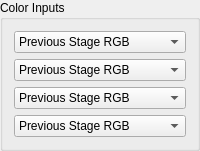
                 <widget class="QGroupBox" name="TevColorGroupBox">
                  <property name="sizePolicy">
                   <sizepolicy hsizetype="Preferred" vsizetype="Preferred">
                    <horstretch>0</horstretch>
                    <verstretch>0</verstretch>
                   </sizepolicy>
                  </property>
                  <property name="font">
                   <font>
                    <weight>50</weight>
                    <bold>false</bold>
                   </font>
                  </property>
                  <property name="title">
                   <string>Color Inputs</string>
                  </property>
                  <layout class="QVBoxLayout" name="verticalLayout_3">
                   <item>
                    <widget class="QComboBox" name="TevColor1ComboBox">
                     <property name="sizePolicy">
                      <sizepolicy hsizetype="Expanding" vsizetype="Fixed">
                       <horstretch>0</horstretch>
                       <verstretch>0</verstretch>
                      </sizepolicy>
                     </property>
                     <item>
                      <property name="text">
                       <string>Previous Stage RGB</string>
                      </property>
                     </item>
                     <item>
                      <property name="text">
                       <string>Previous Stage AAA</string>
                      </property>
                     </item>
                     <item>
                      <property name="text">
                       <string>Color 0 RGB</string>
                      </property>
                     </item>
                     <item>
                      <property name="text">
                       <string>Color 0 AAA</string>
                      </property>
                     </item>
                     <item>
                      <property name="text">
                       <string>Color 1 RGB</string>
                      </property>
                     </item>
                     <item>
                      <property name="text">
                       <string>Color 1 AAA</string>
                      </property>
                     </item>
                     <item>
                      <property name="text">
                       <string>Color 2 RGB</string>
                      </property>
                     </item>
                     <item>
                      <property name="text">
                       <string>Color 2 AAA</string>
                      </property>
                     </item>
                     <item>
                      <property name="text">
                       <string>Texture RGB</string>
                      </property>
                     </item>
                     <item>
                      <property name="text">
                       <string>Texture AAA</string>
                      </property>
                     </item>
                     <item>
                      <property name="text">
                       <string>Rasterized RGB</string>
                      </property>
                     </item>
                     <item>
                      <property name="text">
                       <string>Rasterized AAA</string>
                      </property>
                     </item>
                     <item>
                      <property name="text">
                       <string>One</string>
                      </property>
                     </item>
                     <item>
                      <property name="text">
                       <string>Half</string>
                      </property>
                     </item>
                     <item>
                      <property name="text">
                       <string>Konst RGB</string>
                      </property>
                     </item>
                     <item>
                      <property name="text">
                       <string>Zero</string>
                      </property>
                     </item>
                    </widget>
                   </item>
                   <item>
                    <widget class="QComboBox" name="TevColor2ComboBox">
                     <property name="sizePolicy">
                      <sizepolicy hsizetype="Expanding" vsizetype="Fixed">
                       <horstretch>0</horstretch>
                       <verstretch>0</verstretch>
                      </sizepolicy>
                     </property>
                     <item>
                      <property name="text">
                       <string>Previous Stage RGB</string>
                      </property>
                     </item>
                     <item>
                      <property name="text">
                       <string>Previous Stage AAA</string>
                      </property>
                     </item>
                     <item>
                      <property name="text">
                       <string>Color 0 RGB</string>
                      </property>
                     </item>
                     <item>
                      <property name="text">
                       <string>Color 0 AAA</string>
                      </property>
                     </item>
                     <item>
                      <property name="text">
                       <string>Color 1 RGB</string>
                      </property>
                     </item>
                     <item>
                      <property name="text">
                       <string>Color 1 AAA</string>
                      </property>
                     </item>
                     <item>
                      <property name="text">
                       <string>Color 2 RGB</string>
                      </property>
                     </item>
                     <item>
                      <property name="text">
                       <string>Color 2 AAA</string>
                      </property>
                     </item>
                     <item>
                      <property name="text">
                       <string>Texture RGB</string>
                      </property>
                     </item>
                     <item>
                      <property name="text">
                       <string>Texture AAA</string>
                      </property>
                     </item>
                     <item>
                      <property name="text">
                       <string>Rasterized RGB</string>
                      </property>
                     </item>
                     <item>
                      <property name="text">
                       <string>Rasterized AAA</string>
                      </property>
                     </item>
                     <item>
                      <property name="text">
                       <string>One</string>
                      </property>
                     </item>
                     <item>
                      <property name="text">
                       <string>Half</string>
                      </property>
                     </item>
                     <item>
                      <property name="text">
                       <string>Konst RGB</string>
                      </property>
                     </item>
                     <item>
                      <property name="text">
                       <string>Zero</string>
                      </property>
                     </item>
                    </widget>
                   </item>
                   <item>
                    <widget class="QComboBox" name="TevColor3ComboBox">
                     <property name="sizePolicy">
                      <sizepolicy hsizetype="Expanding" vsizetype="Fixed">
                       <horstretch>0</horstretch>
                       <verstretch>0</verstretch>
                      </sizepolicy>
                     </property>
                     <item>
                      <property name="text">
                       <string>Previous Stage RGB</string>
                      </property>
                     </item>
                     <item>
                      <property name="text">
                       <string>Previous Stage AAA</string>
                      </property>
                     </item>
                     <item>
                      <property name="text">
                       <string>Color 0 RGB</string>
                      </property>
                     </item>
                     <item>
                      <property name="text">
                       <string>Color 0 AAA</string>
                      </property>
                     </item>
                     <item>
                      <property name="text">
                       <string>Color 1 RGB</string>
                      </property>
                     </item>
                     <item>
                      <property name="text">
                       <string>Color 1 AAA</string>
                      </property>
                     </item>
                     <item>
                      <property name="text">
                       <string>Color 2 RGB</string>
                      </property>
                     </item>
                     <item>
                      <property name="text">
                       <string>Color 2 AAA</string>
                      </property>
                     </item>
                     <item>
                      <property name="text">
                       <string>Texture RGB</string>
                      </property>
                     </item>
                     <item>
                      <property name="text">
                       <string>Texture AAA</string>
                      </property>
                     </item>
                     <item>
                      <property name="text">
                       <string>Rasterized RGB</string>
                      </property>
                     </item>
                     <item>
                      <property name="text">
                       <string>Rasterized AAA</string>
                      </property>
                     </item>
                     <item>
                      <property name="text">
                       <string>One</string>
                      </property>
                     </item>
                     <item>
                      <property name="text">
                       <string>Half</string>
                      </property>
                     </item>
                     <item>
                      <property name="text">
                       <string>Konst RGB</string>
                      </property>
                     </item>
                     <item>
                      <property name="text">
                       <string>Zero</string>
                      </property>
                     </item>
                    </widget>
                   </item>
                   <item>
                    <widget class="QComboBox" name="TevColor4ComboBox">
                     <property name="sizePolicy">
                      <sizepolicy hsizetype="Expanding" vsizetype="Fixed">
                       <horstretch>0</horstretch>
                       <verstretch>0</verstretch>
                      </sizepolicy>
                     </property>
                     <item>
                      <property name="text">
                       <string>Previous Stage RGB</string>
                      </property>
                     </item>
                     <item>
                      <property name="text">
                       <string>Previous Stage AAA</string>
                      </property>
                     </item>
                     <item>
                      <property name="text">
                       <string>Color 0 RGB</string>
                      </property>
                     </item>
                     <item>
                      <property name="text">
                       <string>Color 0 AAA</string>
                      </property>
                     </item>
                     <item>
                      <property name="text">
                       <string>Color 1 RGB</string>
                      </property>
                     </item>
                     <item>
                      <property name="text">
                       <string>Color 1 AAA</string>
                      </property>
                     </item>
                     <item>
                      <property name="text">
                       <string>Color 2 RGB</string>
                      </property>
                     </item>
                     <item>
                      <property name="text">
                       <string>Color 2 AAA</string>
                      </property>
                     </item>
                     <item>
                      <property name="text">
                       <string>Texture RGB</string>
                      </property>
                     </item>
                     <item>
                      <property name="text">
                       <string>Texture AAA</string>
                      </property>
                     </item>
                     <item>
                      <property name="text">
                       <string>Rasterized RGB</string>
                      </property>
                     </item>
                     <item>
                      <property name="text">
                       <string>Rasterized AAA</string>
                      </property>
                     </item>
                     <item>
                      <property name="text">
                       <string>One</string>
                      </property>
                     </item>
                     <item>
                      <property name="text">
                       <string>Half</string>
                      </property>
                     </item>
                     <item>
                      <property name="text">
                       <string>Konst RGB</string>
                      </property>
                     </item>
                     <item>
                      <property name="text">
                       <string>Zero</string>
                      </property>
                     </item>
                    </widget>
                   </item>
                  </layout>
                 </widget>
